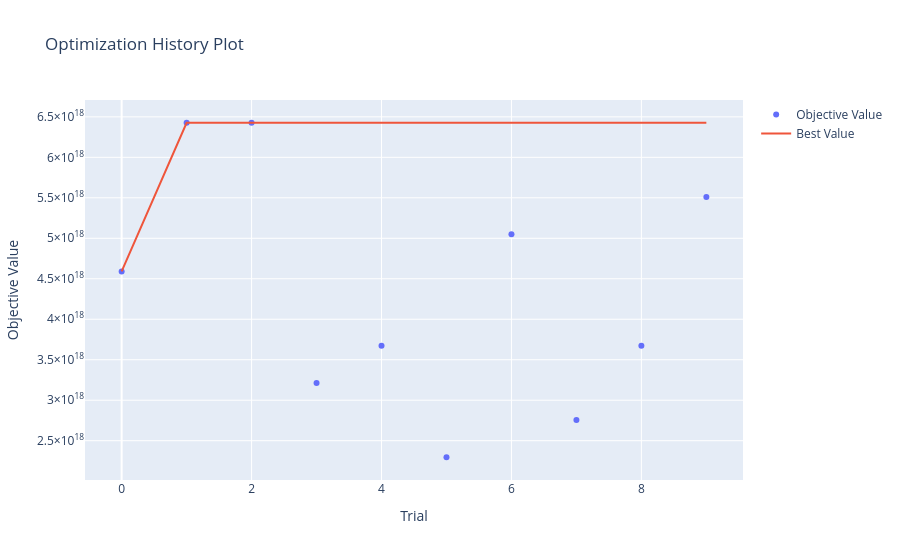

The notebook cell this image was saved under:
### Code cell
plot_optimization_history(study)

### Figure 1 — Plotly figure (JSON) as saved in the notebook; plotly's stock layout.template omitted (floating-point values rounded to 4 significant figures)
{"data": [{"mode": "markers", "name": "Objective Value", "type": "scatter", "x": [0, 1, 2, 3, 4, 5, 6, 7, 8, 9], "y": [4590858743681936400, 6427202241154712000, 6427202241154712000, 3213601120577356000, 3672686994945549300, 2295429371840968200, 5049944618050130000, 2754515246209162000, 3672686994945549300, 5509030492418324000]}, {"mode": "lines", "name": "Best Value", "type": "scatter", "x": [0, 1, 2, 3, 4, 5, 6, 7, 8, 9], "y": [4590858743681936400, 6427202241154712000, 6427202241154712000, 6427202241154712000, 6427202241154712000, 6427202241154712000, 6427202241154712000, 6427202241154712000, 6427202241154712000, 6427202241154712000]}, {"marker": {"color": "#cccccc"}, "mode": "markers", "name": "Infeasible Trial", "showlegend": false, "type": "scatter", "x": [], "y": []}], "layout": {"title": {"text": "Optimization History Plot"}, "xaxis": {"title": {"text": "Trial"}}, "yaxis": {"title": {"text": "Objective Value"}}}}
